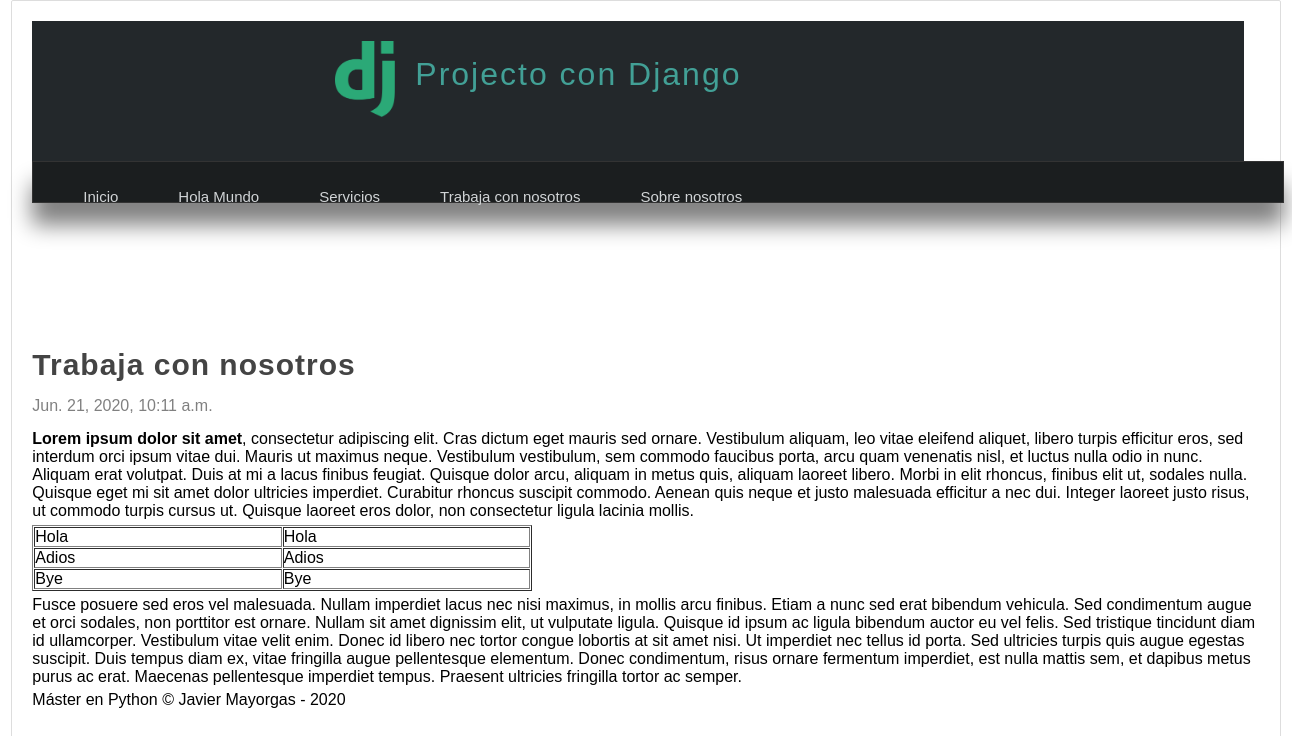
The app's page /pagina/trabaja-con-nosotros with its own data.
### pages/models.py (models this page shows, shortened)
class Page(models.Model):
    title = models.CharField(max_length = 50, verbose_name = "Titulo")
    content = RichTextField(verbose_name="Contenido")
    slug = models.CharField(unique = True, max_length = 150, verbose_name = "URL Amigable")
    visible = models.BooleanField(verbose_name="¿Visible?")
    created_at =models.DateTimeField(auto_now_add = True, verbose_name="Creado el")
    updated_at = models.DateTimeField(auto_now = True, verbose_name="Actualizado el")
    order = models.IntegerField(default = 0, verbose_name="Orden")
    class Meta:
        verbose_name = "Página"
        verbose_name_plural = "Páginas"

### pages/views.py (the view)
# urls.py: path('pagina/<str:slug>', views.page, name = "page"),
def page(request, slug):
    page = Page.objects.get(slug = slug)
    return render(request, 'pages/page.html', {
        "page": page
    })

### pages/context_processor.py (called while the page is built)
def get_pages(request):
    pages = Page.objects.filter(visible = True).order_by('order').values_list('id','title','slug')
    return {
        'pages':pages
    }

### pages/templates/pages/page.html (shortened to what this page needs)
{% extends 'layouts/layout.html'%}
{% block content %}
    <h1 class="title" >{{page.title}}</h1>
    <span class="date">{{page.created_at}}</span>
    <p class="content">
        {{page.content|safe}}
    </p>
{% endblock %}

### main_app/templates/layouts/layout.html (shortened to what this page needs)
<DOCTYPE html>
<html lang="es">
    <head>
        {% load static %}
        <link rel="stylesheet" type="text/css" href="{% static 'css/styles.css'%}"/>
    </head>
    <body class="box">
        <header>
            <div id="logotipo">
                <img src="{%static  'images/logo.png' %}" />
                <h1>Projecto con Django</h1>
            </div>
        </header>
        <nav>
            <ul>
                <li>
                    <a href="{% url 'inicio' %}">Inicio</a>
                </li>
                {% for page in pages %}
                    <li>
                        <a href = "{% url 'page' page.2 %}">{{page.1}}</a>
                    </li>
                {% endfor %}
            </ul>
        </nav>
        <div id="content">
            {% block content %}{% endblock %}
        </div>
        <footer>
            Máster en Python &copy; Javier Mayorgas - {% now "Y" %}
        </footer>
    </body>
</html>

### main_app/static/css/styles.css (style rules this page uses)
* { margin: 0px; padding: 0px; font-family: sans-serif, Arial, Helvetica; text-decoration: none; }
p, h2, h3, ul { margin-top: 5px; margin-bottom: 5px; }
ul, ol { margin-left: 20px; margin-bottom: 10px; }
body { background-color: #F2F2F2; }
.box { background: white; width: 95%; min-height: 930px; padding: 20px; border: 1px solid #ddd; border-radius: 2px; margin: 0 auto; }
header { width: 1212px; height: 140px; background-color: #23282B; margin: 0 px auto; }
#logotipo { width: 50%; height: 140px; margin: 0 auto; }
#logotipo h1 { display: block; letter-spacing: 2px; font-weight: lighter; color: #42a096; float: left; letter-spacing: 2px; margin-left: 20px; margin-top: 35px; }
#logotipo img { display: block; width: 60px; float:left; margin-top:20px; }
nav { width: 1250px; height: 40px; background-color: #1B1E1F; border: 1px solid #333333; margin: 0 auto; box-shadow: 0px 22px 22px gray; font-size: 15px; margin-bottom: 145px; }
nav ul { list-style: none; text-decoration: none; }
nav ul li { line-height: 40px; float: left; padding-right: 20px; padding-left: 20px; }
nav ul li a { display: block; padding: 10px; padding-right: 10px; padding-left: 10px; color: #d1d4d6; }
.title { color: #444; letter-spacing: 1px; font-size: 30px; margin-bottom: 5px; margin-top: 5px; }
.date { display: block; margin-top: 15px; margin-bottom: 15px; color: gray; }
.content { line-height: 25px; }

### records on screen
Page: title "Hola Mundo"
Page: title "Servicios"
Page: title "Trabaja con nosotros", created_at "Jun. 21, 2020, 10:11 a.m.", content "Lorem ipsum dolor sit amet , consectetur adipiscing elit. Cras dictum eget mauris sed ornare. Vestibulum aliquam, leo vitae eleifend aliquet, libero turpis efficitur eros, sed interdum orci ipsum vitae dui. Mauris ut maximus neque. Vestibulum vestibulum, sem commodo faucibus porta, arcu quam venenatis nisl, et luctus nulla odio in nunc. Aliquam erat volutpat. Duis at mi a lacus finibus feugiat. Quisque dolor arcu, aliquam in metus quis, aliquam laoreet libero. Morbi in elit rhoncus, finibus elit ut, sodales nulla. Quisque eget mi sit amet dolor ultricies imperdiet. Curabitur rhoncus suscipit commodo. Aenean quis neque et justo malesuada efficitur a nec dui. Integer laoreet justo risus, ut…"
Page: title "Sobre nosotros"
